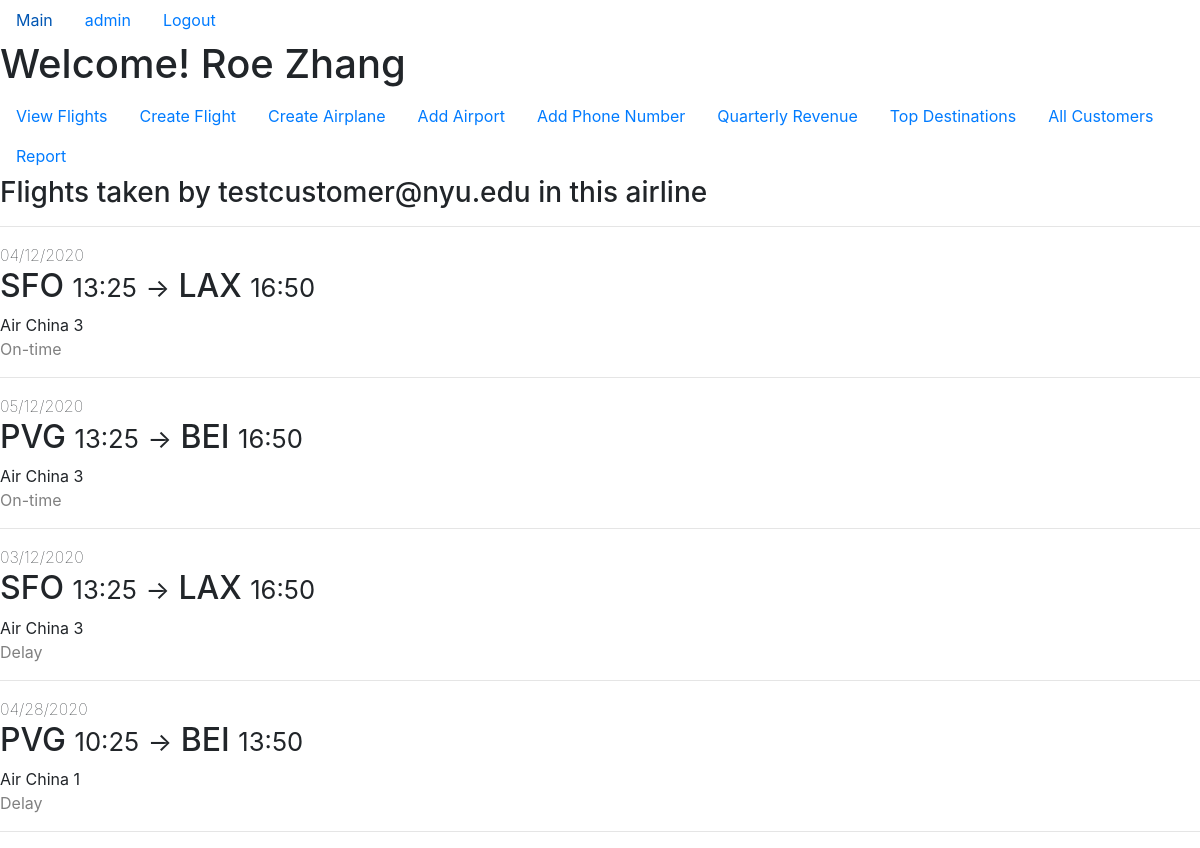
The page /viewCustomer?email=testcustomer@nyu.edu (signed in) on the database its author committed.
### app/models.py (models this page shows, shortened)
class Staff(db.Model, UserMixin):
    username = db.Column(db.String(20), primary_key=True)
    password = db.Column(db.String(60), nullable=False)
    first_name = db.Column(db.String(20), nullable=False)
    last_name = db.Column(db.String(20), nullable=False)
    date_of_birth = db.Column(db.Date, nullable=False)
    airline_name = db.Column(db.String(20),
                             db.ForeignKey("airline.name"),
                             nullable=False)
    phones = db.relationship("Phone", backref="staff", lazy=True)
    def get_id(self):
        return self.username
    def get_user_type(self):
        return "Staff"

class Flight(db.Model):
    flight_num = db.Column(db.String(5), primary_key=True)
    depart_datetime = db.Column(db.DateTime, primary_key=True)
    airline_name = db.Column(db.String(20),
                             db.ForeignKey("airplane.airline_name"),
                             primary_key=True)
    depart_airport = db.Column(db.String(20),
                               db.ForeignKey("airport.name"),
                               nullable=False)
    arrival_datetime = db.Column(db.DateTime, nullable=False)
    arrival_airport = db.Column(db.String(20),
                                db.ForeignKey("airport.name"),
                                nullable=False)
    base_price = db.Column(db.Integer, nullable=False)
    airplane_id = db.Column(db.String(5),
                            db.ForeignKey("airplane.id"),
                            nullable=False)
    status = db.Column(db.String(10), nullable=False)
    tickets = db.relationship("Ticket",
                              backref="flight",
                              lazy=True,
                              primaryjoin='''and_(Flight.flight_num==Ticket.flight_num,
                                            Flight.depart_datetime==Ticket.depart_datetime,
                                            Flight.airline_name==Ticket.airline_name)''')

### app/routes.py (the view)
@app.route("/viewCustomer", methods=["GET"])
@login_required
def view_customer():
    if (current_user.get_user_type() == "Customer"):
        flash("You cannot view this customer")
        return redirect(url_for("home"))
    email = request.args.get("email")
    tickets = Ticket.query.filter(Ticket.customer_email==email,
                                  Ticket.airline_name==current_user.airline_name,
                                  Ticket.depart_datetime<datetime.datetime.now())
    flights = [ticket.flight for ticket in tickets]
    return render_template("view_customer.html", email=email, flights=flights)

### app/models.py (called while the page is built)
@login_manager.user_loader
def load_user(user_id):
    result = Staff.query.get(user_id)
    if (result is None):
        return Customer.query.get(user_id)
    else:
        return result

### app/templates/view_customer.html
{% extends "staff_layout.html" %}
{% block home_content %}
<h3>Flights taken by {{ email }} in this airline</h3>
<hr>
{% for flight in flights %}
    <div>
        <span style="font-weight:lighter">{{ flight.depart_datetime.strftime("%m/%d/%Y") }}</span><br>
        <h2>
            {{ flight.depart_airport }}
            <small>{{ flight.depart_datetime.strftime("%H:%M") }}</small>
            <small>-></small>
            {{ flight.arrival_airport }}
            <small>{{ flight.arrival_datetime.strftime("%H:%M") }}</small>
        </h2>
        <span>{{ flight.airline_name }} {{ flight.airplane_id }}</span><br>
        <span style="color:gray">{{ flight.status }}</span><br>
    </div>
    <hr>
{% endfor %}
{% endblock %}

### app/templates/staff_layout.html
{% extends "layout.html" %}
{% block content %}
    <h1>Welcome! {{ current_user.first_name }} {{ current_user.last_name }}</h1>
    <ul class="nav">
        <li class="nav-item">
            <a class="nav-link" href="{{ url_for('staff_flights') }}"">View Flights</a>
        </li>
        <li class="nav-item">
            <a class="nav-link" href="{{ url_for('create_flight') }}">Create Flight</a>
        </li>
        <li class="nav-item">
            <a class="nav-link" href="{{ url_for('create_airplane') }}">Create Airplane</a>
        </li>
        <li class="nav-item">
            <a class="nav-link" href="{{ url_for('add_airport') }}">Add Airport</a>
        </li>
        <li class="nav-item">
            <a class="nav-link" href="{{ url_for('add_phone_number') }}">Add Phone Number</a>
        </li>
        <li class="nav-item">
            <a class="nav-link" href="{{ url_for('quarterly_revenue_earned') }}">Quarterly Revenue</a>
        </li>
        <li class="nav-item">
            <a class="nav-link" href="{{ url_for('top_destinations') }}">Top Destinations</a>
        </li>
        <li class="nav-item">
            <a class="nav-link" href="{{ url_for('all_customers') }}">All Customers</a>
        </li>
        <li class="nav-item">
            <a class="nav-link" href="{{ url_for('report') }}">Report</a>
        </li>
    </ul>
    {% block home_content %}{% endblock %}
{% endblock content %}

### app/templates/layout.html (shortened to what this page needs)
<!DOCTYPE html>
<html lang="en">
<head>
    <link rel="stylesheet" href="https://stackpath.bootstrapcdn.com/bootstrap/4.4.1/css/bootstrap.min.css">
    <link rel="stylesheet" href="https://cdnjs.cloudflare.com/ajax/libs/Chart.js/2.9.3/Chart.min.css" />
</head>
<body>
    <ul class="nav">
        <li class="nav-item">
            <a class="nav-link" href="{{ url_for('home') }}">Main</a>
        </li>
        {% if current_user.is_authenticated %}
            <li class="nav-item">
                {% if current_user.get_user_type() == "Customer" %}
                    <a class="nav-link" href="{{ url_for('customer_future_flights') }}">{{ current_user.get_id() }}</a>
                {% else %}
                    <a class="nav-link" href="{{ url_for('staff_flights') }}">{{ current_user.get_id() }}</a>
                {% endif %}
            </li>
            <li class="nav-item">
                <a class="nav-link" href="{{ url_for('logout') }}">Logout</a>
            </li>
        {% endif %}
    </ul>
    {% block content %}{% endblock %}
</body>
</html>

### rows shown on the page
Staff: get_id "admin", first_name "Roe", last_name "Zhang"
Flight: depart_datetime "04/12/2020", depart_airport "SFO", depart_datetime "13:25", arrival_airport "LAX", arrival_datetime "16:50", airline_name "Air China", airplane_id "3", status "On-time"
Flight: depart_datetime "05/12/2020", depart_airport "PVG", depart_datetime "13:25", arrival_airport "BEI", arrival_datetime "16:50", airline_name "Air China", airplane_id "3", status "On-time"
Flight: depart_datetime "03/12/2020", depart_airport "SFO", depart_datetime "13:25", arrival_airport "LAX", arrival_datetime "16:50", airline_name "Air China", airplane_id "3", status "Delay"
Flight: depart_datetime "04/28/2020", depart_airport "PVG", depart_datetime "10:25", arrival_airport "BEI", arrival_datetime "13:50", airline_name "Air China", airplane_id "1", status "Delay"

### other values the page prints
{{ email }} "testcustomer@nyu.edu"
